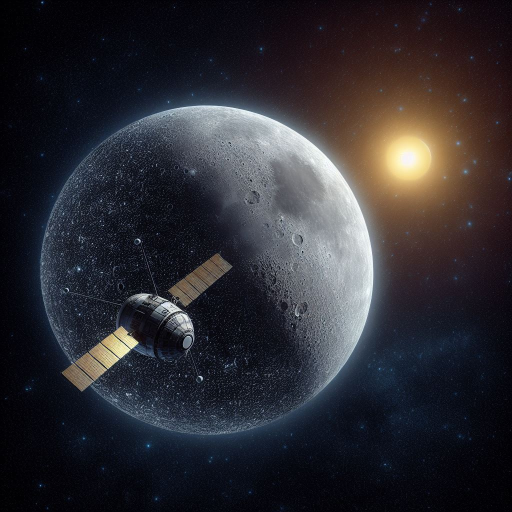
#> input picture LAB6-Visao-Computacional/images/Satelite.jpeg, 1024 x 1024 px, found by its file name (shown at 1/2 size)
$ python contorno_satelite.py
#> lines starting #> are read from the running program, lines starting #| are printed output that depends on the picture; after the words box and inside, x2 and y2 are one past the last pixel; in counts of white or black regions, pixels touching at a corner belong together
# pip install opencv-python matplotlib
import cv2
import numpy as np
import matplotlib.pyplot as plt

# Carregar imagem
img = cv2.imread('./images/Satelite.jpeg')
#> img is the input picture: shape (1024, 1024, 3); mean B, G, R 49.8, 44.2, 45.6
img = cv2.cvtColor(img, cv2.COLOR_BGR2RGB)

# TONS DE CINZA
gray = cv2.cvtColor(img, cv2.COLOR_RGB2GRAY)
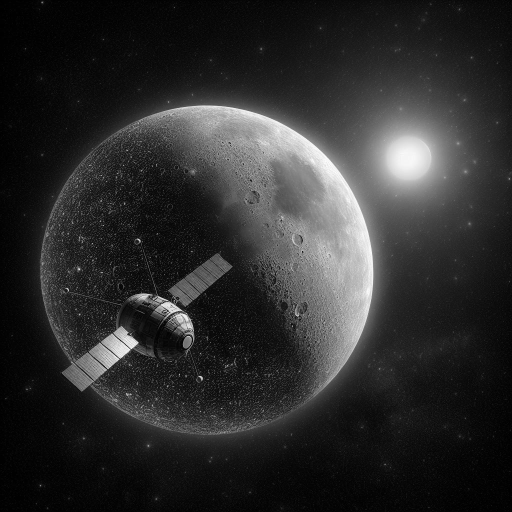
#> gray: shape (1024, 1024) (shown at 1/2 size); min 0, max 255, mean 45.3

# Aplicar blur
blur = cv2.GaussianBlur(gray, (7, 7), 0)

# BORDAS
edges = cv2.Canny(blur, 50, 150)
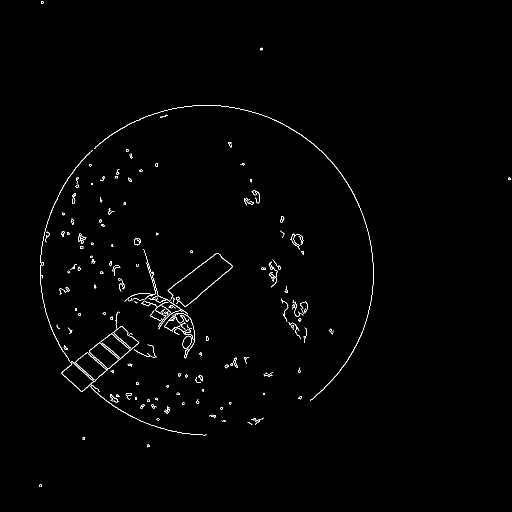
#> edges: shape (1024, 1024) (shown at 1/2 size); 0.84% white in thin lines or dots, all inside (x1, y1, x2, y2) = (78, 2, 1021, 974)

# Dilatação
kernel = np.ones((3, 3), np.uint8)
dilated = cv2.dilate(edges, kernel, iterations=1)
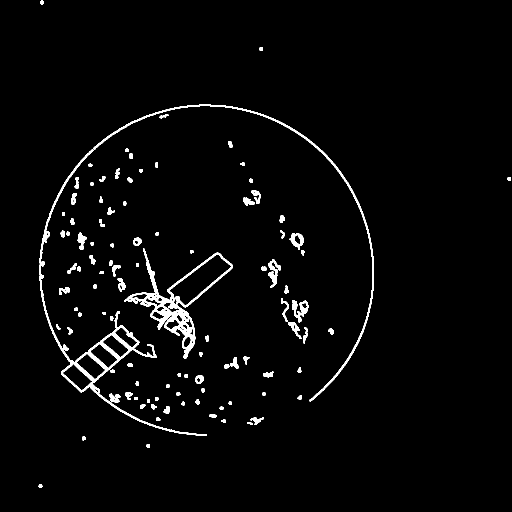
#> dilated: shape (1024, 1024) (shown at 1/2 size); 2.6% white; 106 white regions

# Encontrar contornos
contours, _ = cv2.findContours(dilated, cv2.RETR_EXTERNAL, cv2.CHAIN_APPROX_SIMPLE)
#> contours = 106 contours; largest, box (x1, y1, x2, y2) and area: (248, 497, 466, 718) 12554, (79, 299, 414, 872) 11368, (187, 209, 748, 803) 3019, (536, 518, 562, 576) 628, (584, 600, 617, 645) 625

# Filtrar por área mínima
min_area = 8000
filtered = [cnt for cnt in contours if cv2.contourArea(cnt) > min_area]
#> filtered = 2 contours; box (x1, y1, x2, y2) and area: (248, 497, 466, 718) 12554, (79, 299, 414, 872) 11368

# Desenhar contornos
img_final = img.copy()
cv2.drawContours(img_final, filtered, -1, (0, 0, 255), 2)
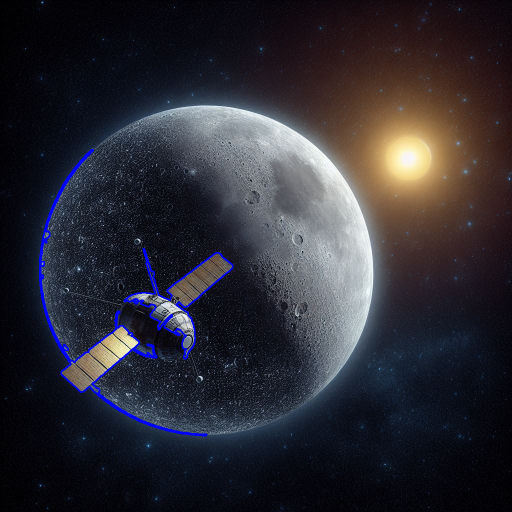
#> img_final: shape (1024, 1024, 3) (shown at 1/2 size); mean R, G, B 45.2, 43.7, 51.8

fig1 = plt.figure(figsize=(15, 8))

plt.subplot(2, 3, 1)
plt.imshow(img)
plt.axis('off')

plt.subplot(2, 3, 2)
plt.imshow(gray, cmap='gray')
plt.axis('off')

plt.subplot(2, 3, 3)
plt.imshow(blur, cmap='gray')
plt.axis('off')

plt.subplot(2, 3, 4)
plt.imshow(edges, cmap='gray')
plt.axis('off')

plt.subplot(2, 3, 5)
plt.imshow(dilated, cmap='gray')
plt.axis('off')

plt.subplot(2, 3, 6)
plt.imshow(img_final)
plt.axis('off')

plt.tight_layout()

# Salvar plot com todos os passos
# fig1.savefig("Passo_a_Passo.png", dpi=300)
plt.show()

# Novo plot: imagem final grande
fig2 = plt.figure(figsize=(10, 8))
plt.imshow(img_final)
plt.axis('off')
plt.tight_layout()
plt.show()

# Salvar imagem final com contornos
# cv2.imwrite("Final_Satelite.png", cv2.cvtColor(img_final, cv2.COLOR_RGB2BGR))

$ run again, with LAB6-Visao-Computacional/images/Aviao.jpeg copied over LAB6-Visao-Computacional/images/Satelite.jpeg
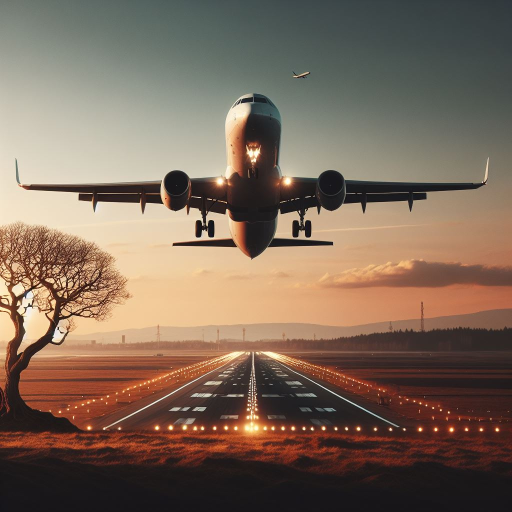
#> input picture LAB6-Visao-Computacional/images/Aviao.jpeg, 1024 x 1024 px, found by its file name (shown at 1/2 size)
#> img is the input picture: shape (1024, 1024, 3); mean B, G, R 89.9, 105.5, 125.4
#> `edges = cv2.Canny(blur, 50, 150)`:
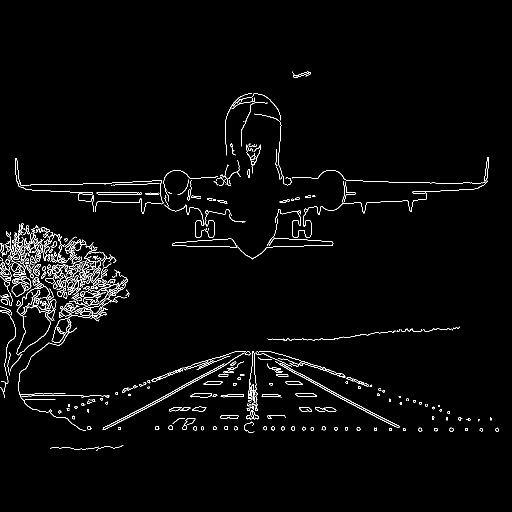
#> edges: shape (1024, 1024) (shown at 1/2 size); 2.2% white in thin lines or dots, all inside (x1, y1, x2, y2) = (0, 143, 998, 902)
#> dilated: shape (1024, 1024); 6.9% white; 102 white regions
#> contours = 101 contours; largest, box (x1, y1, x2, y2) and area: (0, 446, 260, 862) 38806, (344, 186, 979, 520) 17387, (29, 315, 492, 477) 12782, (491, 701, 801, 856) 6135, (204, 701, 502, 861) 3776
#> filtered = 3 contours; box (x1, y1, x2, y2) and area: (0, 446, 260, 862) 38806, (344, 186, 979, 520) 17387, (29, 315, 492, 477) 12782
#> `cv2.drawContours(img_final, filtered, -1, (0, 0, 255), 2)`:
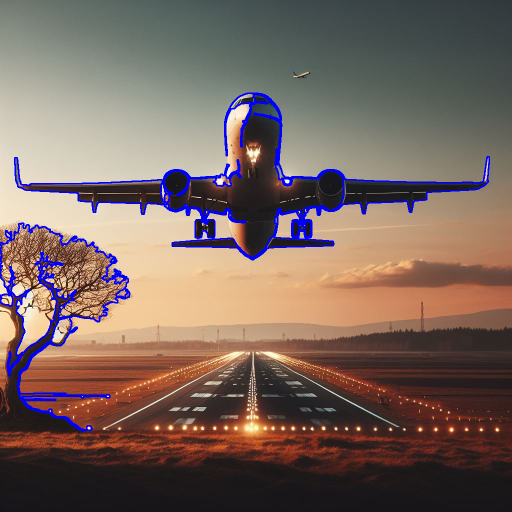
#> img_final: shape (1024, 1024, 3) (shown at 1/2 size); mean R, G, B 121, 101.9, 94.6
